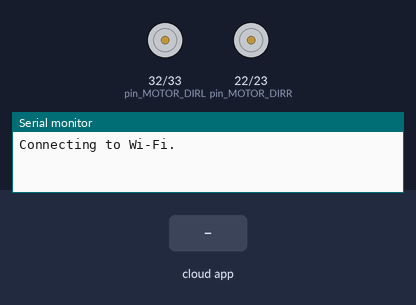
A sketch run on a simulated ESP32. Shown: direction and speed pins drawn as motors (green arrow = direction pin HIGH = forward, orange = LOW = backward, longer = more drive), the last lines printed to the serial monitor. The test bench sets the inputs (shaded band). WiFi joins after 1.5 s; servers stay silent unless stated; the Firebase database answers and starts empty.

Above: at 0.1 s.
At 2.7 s:
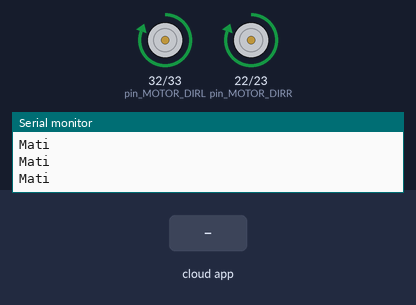
2.8 s: the phone or cloud app sets Merah to 1
4.3 s: the phone or cloud app sets Merah to 0
Timing chart, 0 to 7.3 s (numbered marks = the images above; inputs shaded):
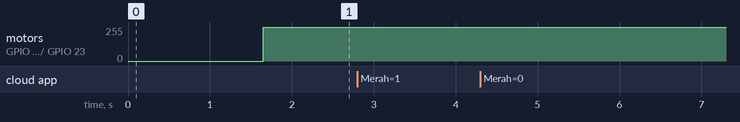

The sketch:

ESP32_with_DriverMotor.ino
```cpp
#define pin_MOTOR_DIRR 22
#define pin_MOTOR_PWMR 23

#define pin_MOTOR_DIRL 32
#define pin_MOTOR_PWML 33

#define PWM_FREQUENCY   1000
#define PWM_RESOLUTION  8
#define M1A_PWM_CHANNEL 6
#define M1B_PWM_CHANNEL 7
#define M2A_PWM_CHANNEL 8
#define M2B_PWM_CHANNEL 9

//#define merah 19
//#define kuning 18
//#define hijau 5

#include <Arduino.h>
#if defined(ESP32)
#include <WiFi.h>
#elif defined(ESP8266)
#include <ESP8266WiFi.h>
#endif
#include <Firebase_ESP_Client.h>

//Provide the token generation process info.
#include "addons/TokenHelper.h"
//Provide the RTDB payload printing info and other helper functions.
#include "addons/RTDBHelper.h"

// Insert your network credentials
#define WIFI_SSID "admin"
#define WIFI_PASSWORD "12345678"

// Insert Firebase project API Key
#define API_KEY "AIzaSyCe0X-3HTFcK9Vu6fS3Mtn4RPPVsRk9Vkg"

// Insert RTDB URLefine the RTDB URL */
#define DATABASE_URL "https://test-465fb-default-rtdb.asia-southeast1.firebasedatabase.app/"

//Define Firebase Data object
FirebaseData fbdo;

FirebaseAuth auth;
FirebaseConfig config;

unsigned long sendDataPrevMillis = 0;
String stringValue;
float floatValue;
bool signupOK = false;

void setup() {
  ledcSetup(M1A_PWM_CHANNEL, PWM_FREQUENCY, PWM_RESOLUTION);
  ledcSetup(M1B_PWM_CHANNEL, PWM_FREQUENCY, PWM_RESOLUTION);
  ledcSetup(M2A_PWM_CHANNEL, PWM_FREQUENCY, PWM_RESOLUTION);
  ledcSetup(M2B_PWM_CHANNEL, PWM_FREQUENCY, PWM_RESOLUTION);

  ledcAttachPin(pin_MOTOR_DIRL, M1A_PWM_CHANNEL);
  ledcAttachPin(pin_MOTOR_PWML, M1B_PWM_CHANNEL);
  ledcAttachPin(pin_MOTOR_DIRR, M2A_PWM_CHANNEL);
  ledcAttachPin(pin_MOTOR_PWMR, M2B_PWM_CHANNEL);

  Serial.begin(115200);
  WiFi.begin(WIFI_SSID, WIFI_PASSWORD);
  Serial.print("Connecting to Wi-Fi");
  while (WiFi.status() != WL_CONNECTED) {
    Serial.print(".");
    delay(300);
  }
  Serial.println();
  Serial.print("Connected with IP: ");
  Serial.println(WiFi.localIP());
  Serial.println();

  /* Assign the api key (required) */
  config.api_key = API_KEY;

  /* Assign the RTDB URL (required) */
  config.database_url = DATABASE_URL;

  /* Sign up */
  if (Firebase.signUp(&config, &auth, "", "")) {
    Serial.println("ok");
    signupOK = true;
  } else {
    Serial.printf("%s\n", config.signer.signupError.message.c_str());
  }

  /* Assign the callback function for the long running token generation task */
  config.token_status_callback = tokenStatusCallback;  //see addons/TokenHelper.h

  Firebase.begin(&config, &auth);
  Firebase.reconnectWiFi(true);
}

void loop() {
  if (Firebase.ready() && signupOK && (millis() - sendDataPrevMillis > 100 || sendDataPrevMillis == 0)) {
    sendDataPrevMillis = millis();
    if (Firebase.RTDB.getString(&fbdo, "/LED/Merah")) {
      Serial.println(fbdo.stringData());

      if (fbdo.stringData() == "1") {
        setMotor(80, 80);
        Serial.println("Nyala");
      } else {
        setMotor(0, 0);
        Serial.println("Mati");
      }

    } else {
      Serial.println(fbdo.errorReason());
    }
//    if (Firebase.RTDB.getString(&fbdo, "/LED/Kuning")) {
//      Serial.println(fbdo.stringData());
//
//      if (fbdo.stringData() == "1") {
//        digitalWrite(kuning, HIGH);
//        Serial.println("Nyala");
//      } else {
//        digitalWrite(kuning, LOW);
//        Serial.println("Mati");
//      }
//
//    } else {
//      Serial.println(fbdo.errorReason());
//    }
//    if (Firebase.RTDB.getInt(&fbdo, "/LED/Hijau")) {
//      Serial.println(fbdo.intData());
//
//      if (fbdo.intData() == 1) {
//        digitalWrite(hijau, HIGH);
//        Serial.println("Nyala");
//      } else {
//        digitalWrite(hijau, LOW);
//        Serial.println("Mati");
//      }
//
//    } else {
//      Serial.println(fbdo.errorReason());
//    }
  }
}

void setMotor(int speedLeft, int speedRight)
{
  speedLeft = constrain(speedLeft, -255, 255);
  speedRight = constrain(speedRight, -255, 255);

  if (speedLeft > 0) {
    int speedL = map(speedLeft, 0, 255, 255, 0);
    ledcWrite(M1A_PWM_CHANNEL, speedL);
    ledcWrite(M1B_PWM_CHANNEL, 255);
  }
  else {
    int speedL = map(speedLeft, -255, 0, 0, 255);
    ledcWrite(M1A_PWM_CHANNEL, 255);
    ledcWrite(M1B_PWM_CHANNEL, speedL);
  }

  if (speedRight > 0) {
    int speedR = map(speedRight, 0, 255, 255, 0);
    ledcWrite(M2A_PWM_CHANNEL, speedR);
    ledcWrite(M2B_PWM_CHANNEL, 255);
  }
  else {
    int speedR = map(speedRight, -255, 0, 0, 255);
    ledcWrite(M2A_PWM_CHANNEL, 255);
    ledcWrite(M2B_PWM_CHANNEL, speedR);
  }
}
```
